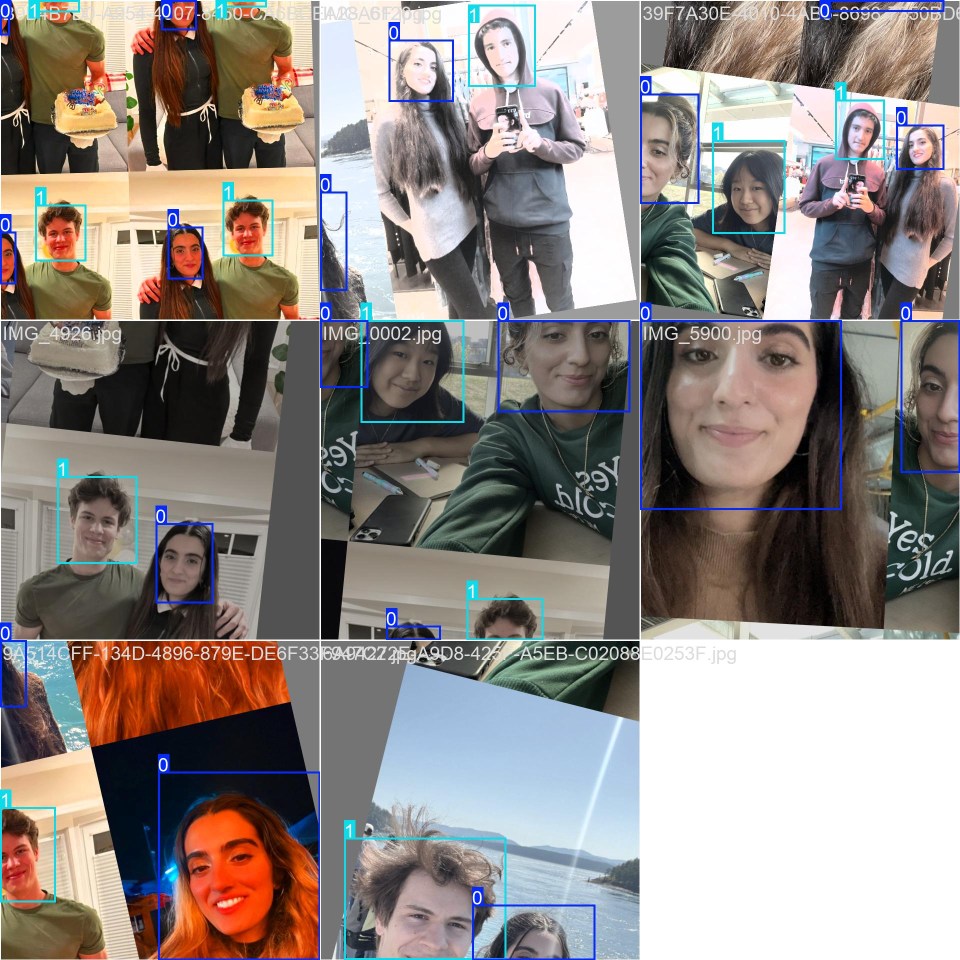
#> input picture runs/detect/davina_sus_v1/train_batch0.jpg, 1920 x 1920 px (shown at 1/2 size)
$ python convert_images.py ../runs/detect/davina_sus_v1
#> lines starting #> are read from the running program, lines starting #| are printed output that depends on the picture
import os
import sys
from PIL import Image
import pillow_heif

# === CONFIGURATION ===
YOLO_IMAGE_SIZE = (640, 640)  # Standard YOLO image size (width, height)
ALLOWED_EXTENSIONS = {".png", ".jpg", ".jpeg", ".heic"}


def convert_images_to_jpeg(input_folder, output_folder, size):
#> called with input_folder = '../runs/detect/davina_sus_v1', output_folder = '../runs/detect/converted_images', size = (640, 640)
    os.makedirs(output_folder, exist_ok=True)
    count = 0

    for filename in os.listdir(input_folder):
        ext = os.path.splitext(filename.lower())[1]
        if ext not in ALLOWED_EXTENSIONS:
            continue

        input_path = os.path.join(input_folder, filename)
        output_filename = "image" + str(count) + ".jpg"
        output_path = os.path.join(output_folder, output_filename)

        try:
            # Handle HEIC images
            if ext == ".heic":
                heif_file = pillow_heif.read_heif(input_path)
                image = Image.frombytes(
                    heif_file.mode, heif_file.size, heif_file.data
                )
            else:
                image = Image.open(input_path)
#> image is the input picture: PIL image 1920x1920 RGB; mean R, G, B 142.6, 135.1, 131.4

            # Convert to RGB (important for YOLO compatibility)
            image = image.convert("RGB")

            # Resize (stretched to YOLO size)
            image = image.resize(size, Image.LANCZOS)
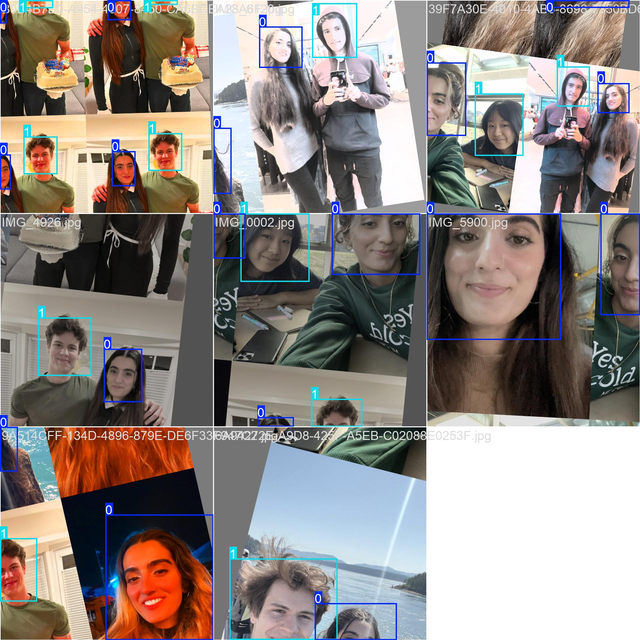
#> image: PIL image 640x640 RGB; mean R, G, B 142.5, 135, 131.4

            # Save as JPEG
            image.save(output_path, "JPEG", quality=95)
            count += 1
            print(f"✅ Converted: {filename} → {output_filename}")

        except Exception as e:
            print(f"❌ Failed to process {filename}: {e}")
#> pass 2 of the loop in convert_images_to_jpeg, `for filename in os.listdir(input_folder):`:
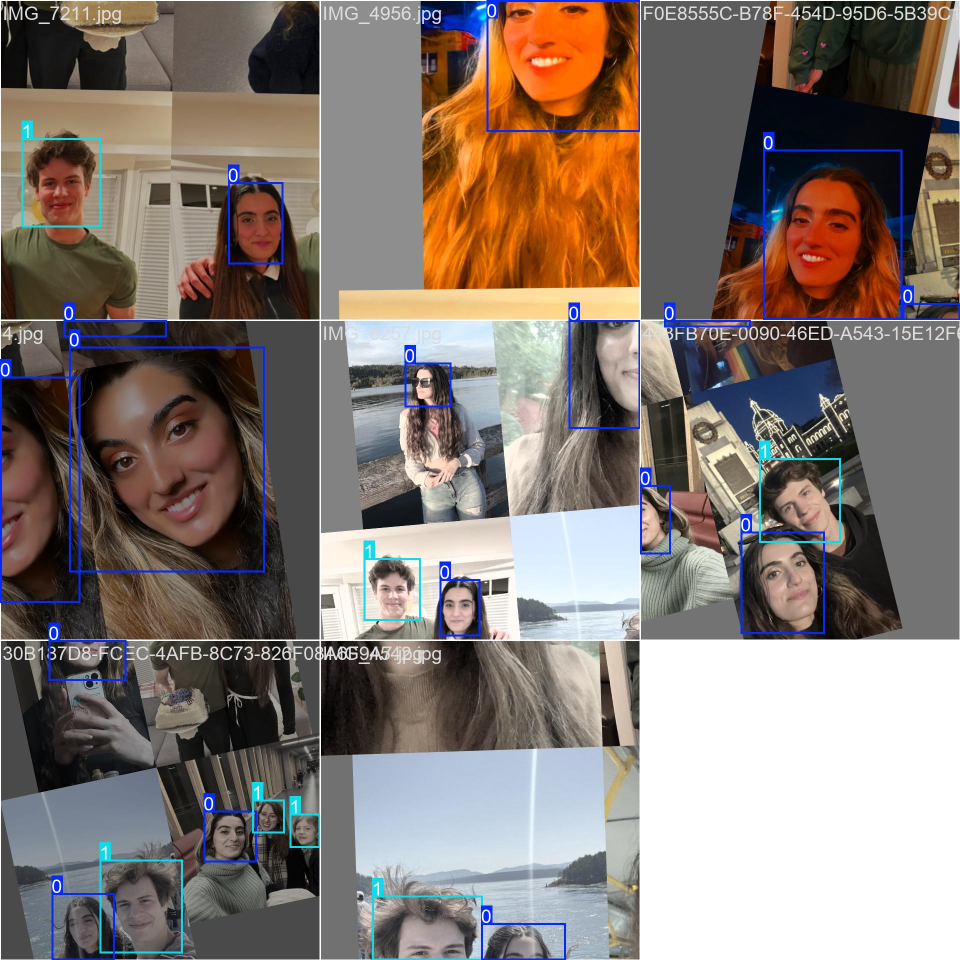
#> input picture runs/detect/davina_sus_v1/train_batch1.jpg, 1920 x 1920 px (shown at 1/2 size)
#> in convert_images_to_jpeg, image is the input picture: PIL image 1920x1920 RGB; mean R, G, B 131.9, 120.8, 114.5
#> in convert_images_to_jpeg, `image = image.resize(size, Image.LANCZOS)`:
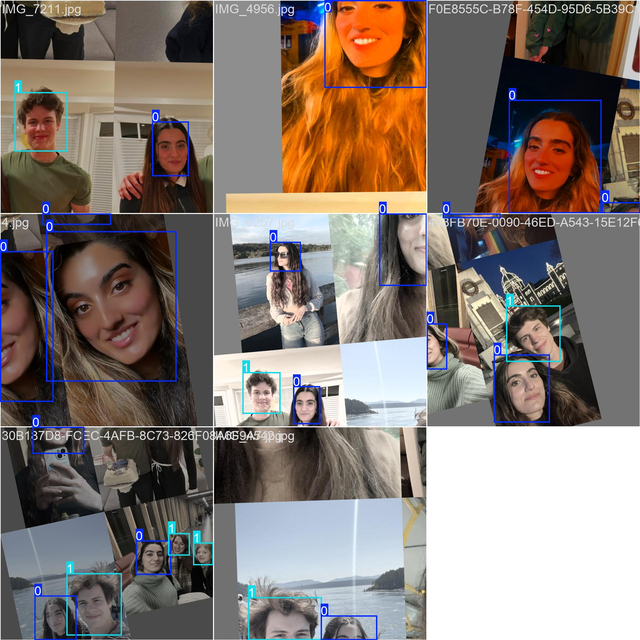
#> image: PIL image 640x640 RGB; mean R, G, B 131.9, 120.8, 114.5

    print(f"\nDone! {count} images converted and resized.")


if __name__ == "__main__":
    if len(sys.argv) < 2:
        print("Usage: python convert_and_resize_for_yolo.py <input_folder>")
        sys.exit(1)

    INPUT_FOLDER = sys.argv[1]
    OUTPUT_FOLDER = os.path.join(os.path.dirname(INPUT_FOLDER), "converted_images")

    convert_images_to_jpeg(INPUT_FOLDER, OUTPUT_FOLDER, YOLO_IMAGE_SIZE)
